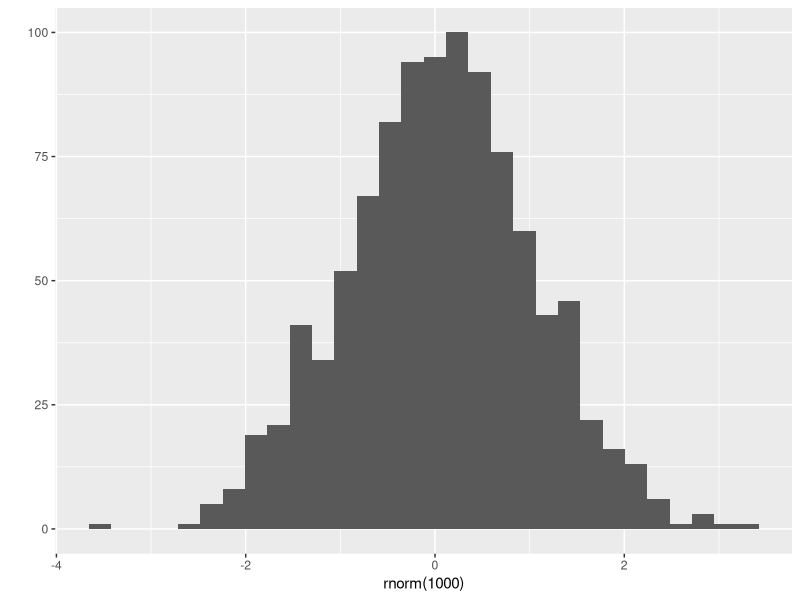
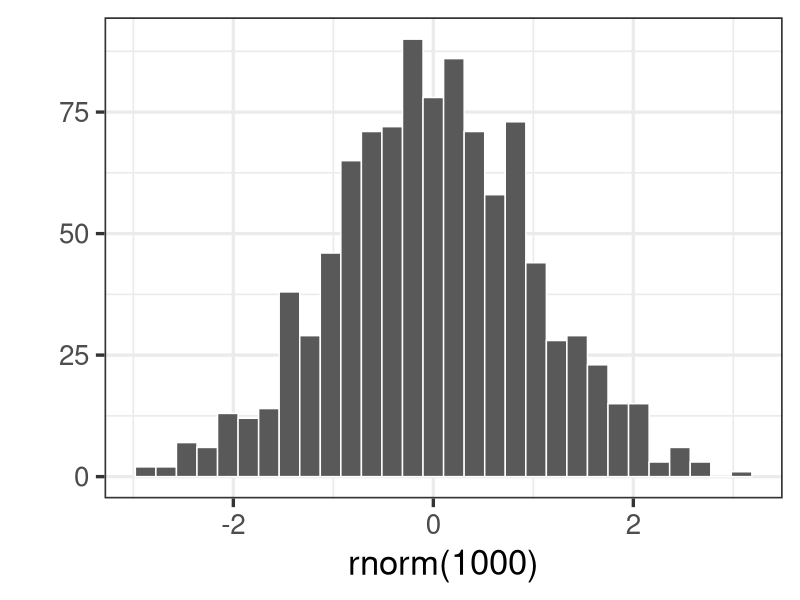

The R source for these figures, in order:
## ---- chunk 1
library(ggplot2)
qplot(rnorm(1000))
## ---- chunk 2
qplot(rnorm(1000), color=I("white")) + theme_bw(25)
